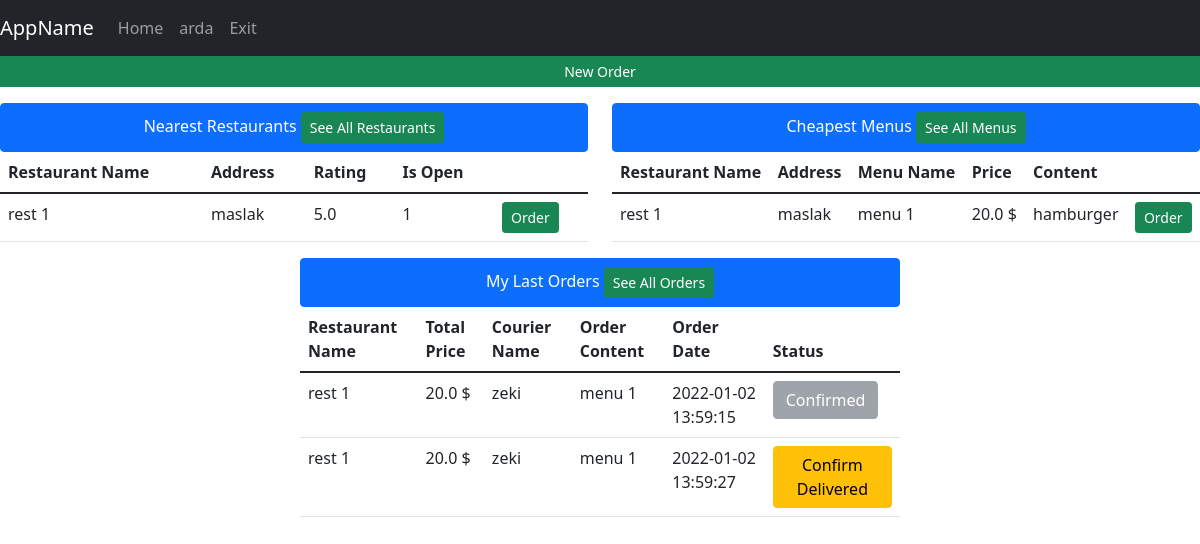
Screenshot of /home (signed in) with the database file from the repository.
### tables this page shows
CREATE TABLE restaurant(id INTEGER PRIMARY KEY, restaurantName varchar(30),address varchar(250),lat Text,lng Text,isOpen binary,averageRating REAL);

CREATE TABLE menu(id INTEGER PRIMARY KEY,menuName varchar(30), price REAL, content TEXT, restaurantId int REFERENCES restaurant(id) ON UPDATE CASCADE);

CREATE TABLE foodOrder(id INTEGER PRIMARY KEY,content TEXT,orderDate Date DEFAULT (datetime('now','localtime')),totalPrice REAL, is_delivered INTEGER DEFAULT(0), is_reviewed INTEGER DEFAULT(0), restaurantId INTEGER, courierID int REFERENCES couriers(id) ON UPDATE CASCADE, userUserName varchar(30) REFERENCES users(username) ON UPDATE CASCADE, FOREIGN KEY(restaurantId) REFERENCES restaurant(id));

CREATE TABLE couriers(id INTEGER PRIMARY KEY,name TEXT,is_available TEXT,lat REAL,lng, orderId int REFERENCES foodOrder(id) ON UPDATE CASCADE);

### app.py (the view, shortened to what this page needs)
@app.route("/home", methods=["GET", "POST"])
def homeView():
    with sqlite3.connect(DATABASE) as database:
        cursor = database.cursor()
    if not session.get('logged_in'):
        return render_template('auth/login.html', title='Login')
    if session["user_type"] == 1:
        data = getAllDbData(toGet=["users", "restaurant", "couriers", "menu", "restaurantName","orders"], limit=5)
        session["isFiltered"], session["filteredData"] = False, {}
        return render_template('admin/adminHome.html', title='Admin Page', username=session["username"], data=data)
    else:
        data = getUserViewData()
        return render_template('user/homePage.html', title='Home', username=session["username"], data=data)

### templates/user/homePage.html (shortened to what this page needs)
{% extends 'base.html' %}
{% block navbar %}
<nav class="navbar navbar-expand-lg navbar-dark bg-dark">
    <a class="navbar-brand" href="/home">AppName</a>
    <div class="collapse navbar-collapse" id="navbarNav">
        <ul class="navbar-nav">
          <li class="nav-item active"><a class="nav-link" href="/">Home</a></li>
          <li class="nav-item active"><a class="nav-link" href="/userSettings">{{username}}</a></li>
          <li class="nav-item active"><a class="nav-link" href="/exit">Exit</a></li>
        </ul>
    </div>
</nav>
{% endblock %}
{% block body %}
    <div class="row">
    <a class="btn btn-sm btn-success" href="/selectRestaurant"> New Order </a>
    </div>
    <center>
     <div class="row mt-3">
     <div class="col-md-6">
         <ul class="list-group">
          <li class="list-group-item active">Nearest Restaurants <a href="/selectRestaurant" class="btn btn-sm btn-success">See All Restaurants</a></li>
         </ul>
         <form action="/selectMenu" method="POST">
         <table class="table table-hover">
              <thead>
                <tr>
                  <th scope="col">Restaurant Name</th>
                  <th scope="col">Address</th>
                  <th scope="col">Rating</th>
                  <th scope="col">Is Open</th>
                  <th scope="col"></th>
                </tr>
              </thead>
              <tbody>
              {%for i in range(data["near_restaurants"]|length)%}
                <tr>
                  <td>{{ data["near_restaurants"][i][2] }}</td>
                  <td>{{ data["near_restaurants"][i][3] }}</td>
                  <td>{{ data["near_restaurants"][i][7] }}</td>
                  <td>{{ data["near_restaurants"][i][6] }}</td>
                  <td><button type="submit" name="selectedRestaurant" value="'{{ data["near_restaurants"][i][1] }}'" class="btn btn-success btn-sm">Order</button></td>
                </tr>
              {%endfor%}
              </tbody>
         </table>
         </form>
     </div>
     <div class="col-md-6">
         <ul class="list-group">
          <li class="list-group-item active">Cheapest Menus <a href="" class="btn btn-sm btn-success">See All Menus</a></li>
          </ul>
         <form action="/selectMenu" method="POST">
         <table class="table table-hover">
              <thead>
                <tr>
                  <th scope="col">Restaurant Name</th>
                  <th scope="col">Address</th>
                  <th scope="col">Menu Name</th>
                  <th scope="col">Price</th>
                  <th scope="col">Content</th>
                </tr>
              </thead>
              <tbody>
              {%for i in range(data["cheap_menus"]|length)%}
                <tr>
                  <td>{{ data["cheap_menus"][i][0] }}</td>
                  <td>{{ data["cheap_menus"][i][1] }}</td>
                  <td>{{ data["cheap_menus"][i][2] }} </td>
                  <td>{{ data["cheap_menus"][i][3] }} $</td>
                  <td>{{ data["cheap_menus"][i][6] }} </td>
                  <td><button type="submit" name="selectedMenu" value="{{ data["cheap_menus"][i][4] }}" class="btn btn-success btn-sm">Order</button></td>
                </tr>
              {%endfor%}
              </tbody>
         </table>
         </form>
     </div>
 </div>
        </center>
 <center>
     <div class="col-md-6">
         <ul class="list-group">
          <li class="list-group-item active">My Last Orders <a href="" class="btn btn-sm btn-success">See All Orders</a></li>
          </ul>
         <form action="/home" method="POST">
         <table class="table table-hover">
              <thead>
                <tr>
                  <th scope="col">Restaurant Name</th>
                  <th scope="col">Total Price</th>
                  <th scope="col">Courier Name</th>
                  <th scope="col">Order Content</th>
                  <th scope="col">Order Date</th>
                  <th scope="col">Status</th>
                </tr>
              </thead>
              <tbody>
              {%for i in range(data["orders"]|length)%}
                <tr>
                  <td>{{ data["orders"][i][6] }} </td>
                  <td>{{ data["orders"][i][0] }} $</td>
                  <td>{{ data["orders"][i][2] }}</td>
                  <td>{{ data["orders"][i][3] }}</td>
                  <td>{{ data["orders"][i][1] }}</td>
                    {% if data["orders"][i][5] == 1 %}
                        <td><button class="btn btn-secondary" disabled name="confirmedOrder" value="{{data['orders'][i][4]}}">Confirmed</button></td>
                    {% else %}
                        <td><button class="btn btn-warning" name="confirmedOrder" value="{{data['orders'][i][4]}}">Confirm Delivered</button></td>
                    {% endif %}
                </tr>
              {%endfor%}
              </tbody>
         </table>
         </form>
     </div>
 </center>
{% endblock %}

### templates/base.html (shortened to what this page needs)
<!doctype html>
<html lang="en">
  <head>
    <link href="https://cdn.jsdelivr.net/npm/bootstrap@5.1.3/dist/css/bootstrap.min.css" rel="stylesheet">
  </head>
  <body>
  <div>
    {% block navbar %}
    {% endblock %}
  </div>
  <div>
    {% block body %}
    {% endblock %}
  </div>
  </body>
</html>

### rows the page displays
restaurant: restaurantName "rest 1", address "maslak", averageRating "5.0", isOpen "1", restaurantName "rest 1", address "maslak", restaurantName "rest 1" "rest 1"
menu: menuName "menu 1", price "20.0", content "hamburger"
foodOrder: totalPrice "20.0", content "menu 1", orderDate "2022-01-02 13:59:15"
couriers: name "zeki" "zeki"
foodOrder: totalPrice "20.0", content "menu 1", orderDate "2022-01-02 13:59:27"

### other values shown
{{ username }} "arda"
